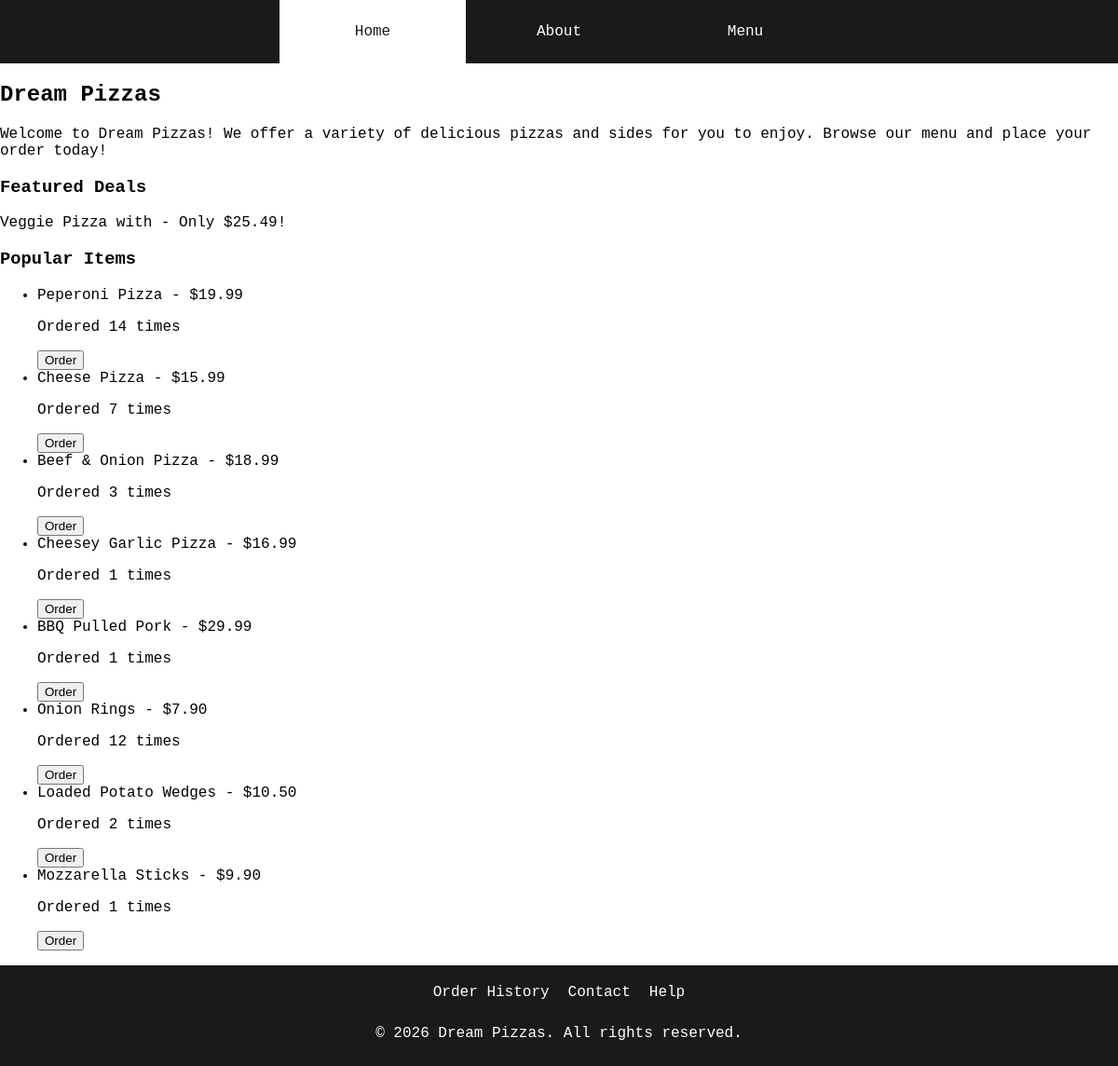
The page / on the database its author committed.
### tables this page shows
CREATE TABLE order_items (
            id INTEGER PRIMARY KEY AUTOINCREMENT,
            order_id INTEGER,
            item_name TEXT,
            size TEXT,
            quantity INTEGER,
            FOREIGN KEY(order_id) REFERENCES orders(id)
        );

### app.py (the view)
@app.route('/')
def index():
    cart = session.get('cart', [])
    classic_pizzas, gourmet_pizzas, sides = load_data()
    feature_deal_pizza = random.choice(list(classic_pizzas.keys()) or list(gourmet_pizzas.keys()))
    feature_deal_side = random.choice(list(sides.keys()))
    feature_deal_price = float(classic_pizzas.get(feature_deal_pizza, {}).get('price', 0)) + float(sides.get(feature_deal_side, {}).get('price', 0))
    popular_pizzas, popular_gourmet_pizzas, popular_sides = get_popular_items()
    return render_template('index.html', active_page='index', feature_deal=feature_deal_pizza,  feature_deal_price=feature_deal_price, cart=cart, popular_pizzas=popular_pizzas, popular_gourmet_pizzas=popular_gourmet_pizzas, popular_sides=popular_sides)

### app.py (called while the page is built)
def load_data():
    try:
        with open('data/classic_pizzas.json') as f:
            classic_pizzas = json.load(f)
        with open('data/gourmet_pizzas.json') as f:
            gourmet_pizzas = json.load(f)
        with open('data/sides.json') as f:
            sides = json.load(f)
        return classic_pizzas, gourmet_pizzas, sides
    except (FileNotFoundError, json.JSONDecodeError) as e:
        print(f"Error loading data: {e}")
        return {}, {}, {}

### templates/index.html (shortened to what this page needs)
{% extends "template.html" %}
{% block content %}
    <body>
        <h2>Dream Pizzas</h2>
        <p>Welcome to Dream Pizzas! We offer a variety of delicious pizzas and sides for you to enjoy. Browse our menu and place your order today!</p>
        <h3>Featured Deals</h3>
        <p>{{ feature_deal }} with {{ feature_deal_side }} - Only ${{ "%.2f"|format(feature_deal_price) }}!</p>
        <h3>Popular Items</h3>
        <ul>
            {% for item in popular_pizzas %}
                <li>{{ item.name }} - ${{ "%.2f"|format(item.price) }}</li>
                <p>Ordered {{ item.total_ordered }} times</p>
                <button class="home-order-btn" data-name="{{ item.name }}">Order</button>
            {% endfor %}
            {% for item in popular_gourmet_pizzas %}
                <li>{{ item.name }} - ${{ "%.2f"|format(item.price) }}</li>
                <p>Ordered {{ item.total_ordered }} times</p>
                <button class="home-order-btn" data-name="{{ item.name }}">Order</button>
            {% endfor %}
            {% for item in popular_sides %}
                <li>{{ item.name }} - ${{ "%.2f"|format(item.price) }}</li>
                <p>Ordered {{ item.total_ordered }} times</p>
                <button class="home-order-btn" data-name="{{ item.name }}">Order</button>
            {% endfor %}
        </ul>
    </body>
{% endblock %}

### templates/template.html (shortened to what this page needs)
<!DOCTYPE html>
<html lang="en">
<head>
    <link rel="stylesheet" href="{{ url_for('static', filename='css/style.css') }}">
</head>
<body>
    <header>
        <nav class="main-links">
            <ul>
                <li><a href="{{ url_for('index') }}"
                    class="{{ 'active' if active_page == 'index' else '' }}">
                    Home</a></li>
                <li><a href="{{ url_for('about') }}"
                    class="{{ 'active' if active_page == 'about' else '' }}">
                    About</a></li>
                <li><a href="{{ url_for('menu') }}"
                    class="{{ 'active' if active_page == 'menu' else '' }}">
                    Menu</a></li>
            </ul>
        </nav>
    </header>
    <main>
        {% block content %}{% endblock %}
    </main>
    <footer>
        <nav class="secondary-links">
            <ul>
                <li><a href="{{ url_for('order_history') }}">Order History</a></li>
                <li><a href="{{ url_for('contact') }}">Contact</a></li>
                <li><a href="{{ url_for('help') }}">Help</a></li>
            </ul>
        </nav>
         <p>&copy; 2026  Dream Pizzas. All rights reserved.</p>
    </footer>
</html>

### static/css/style.css (style rules this page uses)
html,body { margin: 0; padding: 0; font-family: monospace, sans-serif; height:100%; }
.main-links { background-color: #1A1A1A; display: flex; gap: 0; box-sizing: border-box; align-items: center; justify-content: center; }
ul a { color: white; text-decoration: none; height:100%; display: block; text-align: center; box-sizing: border-box; white-space: nowrap; flex: 1; }
.main-links ul { display: flex; align-content: center; justify-content: center; margin: 0 ; padding: 0; height: 100%; width: 50%; list-style: none; }
.main-links ul li { display: flex; flex: 1; align-items: center; justify-content: center; }
.main-links ul a.active { background-color: white; color: #1A1A1A; }
.main-links ul li a { padding: 25px 0px; }
footer { background-color: #1A1A1A; color: white; text-align: center; padding: 10px 0; }
.secondary-links { background-color: #1A1A1A; }
.secondary-links ul { display: flex; justify-content: center; gap: 20px; margin: 0; padding: 10px 0; list-style: none; }

### rows shown on the page
order_items: name "Beef & Onion Pizza", price "18.99", total_ordered "3"
order_items: name "Cheesey Garlic Pizza", price "16.99", total_ordered "1"
order_items: name "BBQ Pulled Pork", price "29.99", total_ordered "1"
order_items: name "Mozzarella Sticks", price "9.90", total_ordered "1"

### other values the page prints
{{ feature_deal }} "Veggie Pizza"
{{ "%.2f"|format(feature_deal_price) }} "25.49"
{{ item.name }} "Peperoni Pizza" "Cheese Pizza"
{{ "%.2f"|format(item.price) }} "19.99" "15.99"
{{ item.total_ordered }} "14" "7"
{{ item.name }} "Onion Rings" "Loaded Potato Wedges"
{{ "%.2f"|format(item.price) }} "7.90" "10.50"
{{ item.total_ordered }} "12" "2"
